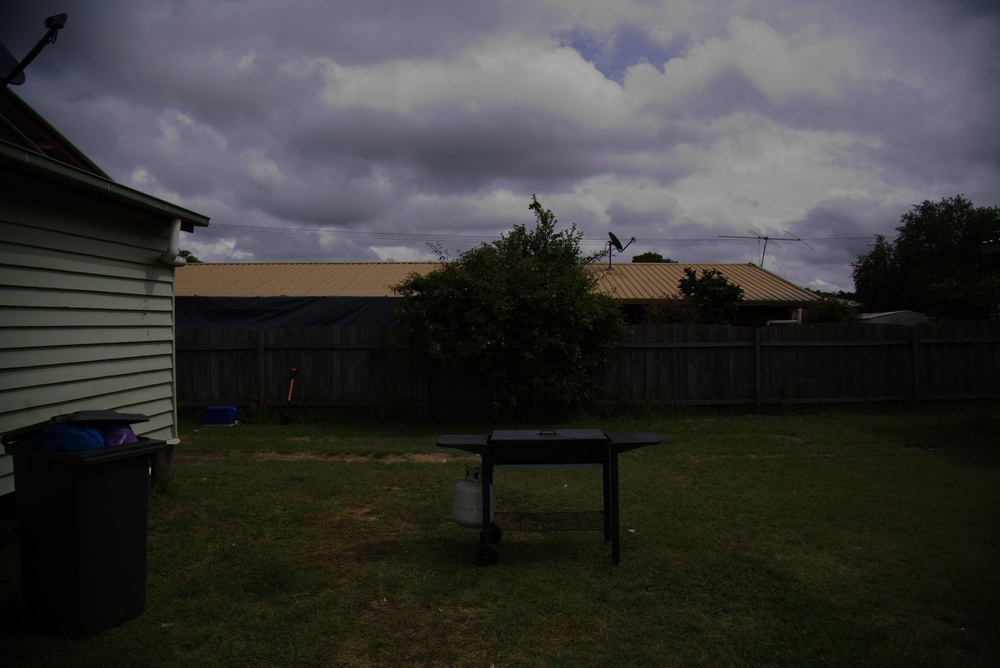
//> input picture lab02/image.jpg, 1000 x 668 px, shrunk from 2000 x 1335 before the run
$ ./main ../../lab02/image.jpg 45   (built with g++ and OpenCV 4)
//> lines starting //> are read from the running program, lines starting //| are printed output that depends on the picture
//> further down, img is the input picture: 668 rows x 1000 cols, CV_8UC3; mean B, G, R 54.4, 56.1, 56.7
### lab07/task1/include/utils_opencv.h
#ifndef UTILS_OPENCV_H
#define UTILS_OPENCV_H
#include <opencv2/core.hpp>
#include <string>

void showImage(std::string title, cv::Mat& image);

#endif  // UTILS_OPENCV_H

### lab07/task1/include/panoramic_utils.h
#ifndef LAB5__PANORAMIC__UTILS__H
#define LAB5__PANORAMIC__UTILS__H

#include <opencv2/core.hpp>

cv::Mat cylindricalProj(const cv::Mat& image, const double angle);


#endif // LAB5__PANORAMIC__UTILS__H

### lab07/task1/src/utils_opencv.cpp
#include "utils_opencv.h"

#include <opencv2/highgui.hpp>
#include <string>

void showImage(std::string title, cv::Mat& image) {
  cv::namedWindow(title, cv::WINDOW_NORMAL);
  cv::imshow(title, image);
}

### lab07/task1/src/panoramic_utils.cpp
#include <panoramic_utils.h>

#include <opencv2/highgui.hpp>
#include <opencv2/imgproc.hpp>

cv::Mat cylindricalProj(const cv::Mat& image, const double angle) {
//> called with angle = 45
  cv::Mat tmp, result;
  cv::cvtColor(image, tmp, cv::COLOR_BGR2GRAY);
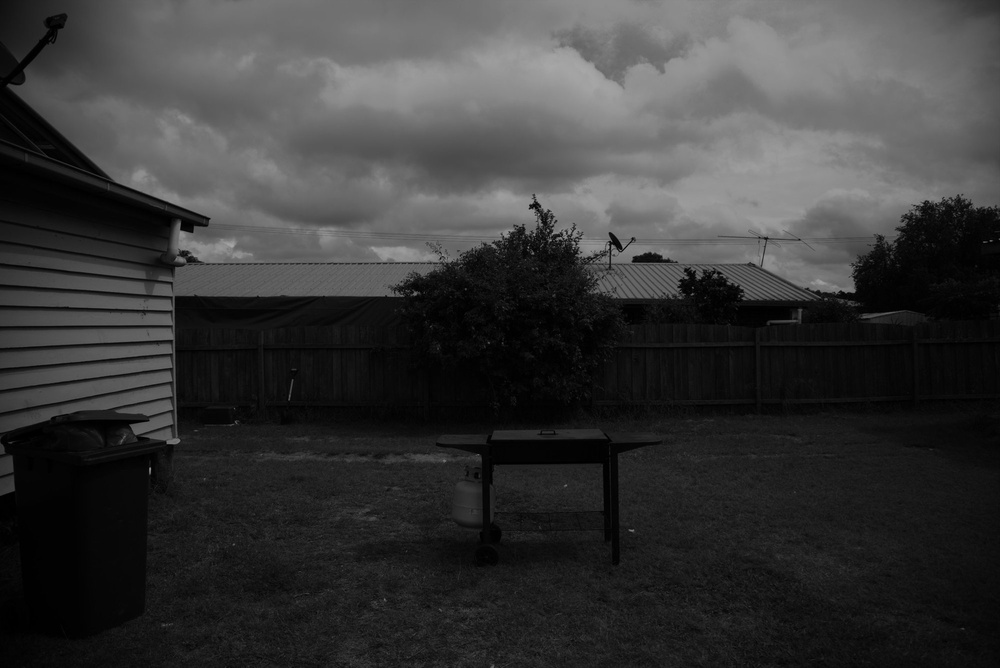
//> tmp: 668 rows x 1000 cols, CV_8UC1; min 0, max 168, mean 56.1
  result = tmp.clone();

  double alpha(angle / 180 * CV_PI);
  double d((image.cols / 2.0) / tan(alpha));
//> d = 500
  double r(d / cos(alpha));
//> r = 707.1
  double d_by_r(d / r);
//> d_by_r = 0.707
  int half_height_image(image.rows / 2);
//> half_height_image = 334
  int half_width_image(image.cols / 2);
//> half_width_image = 500

  for (int x = -half_width_image + 1, x_end = half_width_image; x < x_end; ++x) {
    for (int y = -half_height_image + 1, y_end = half_height_image; y < y_end; ++y) {
      double x1(d * tan(x / r));
      double y1(y * d_by_r / cos(x / r));

      if (x1 < half_width_image &&
          x1 > -half_width_image + 1 &&
          y1 < half_height_image &&
          y1 > -half_height_image + 1) {
        result.at<uchar>(y + half_height_image, x + half_width_image) = tmp.at<uchar>(round(y1 + half_height_image), round(x1 + half_width_image));
      }
    }
  }
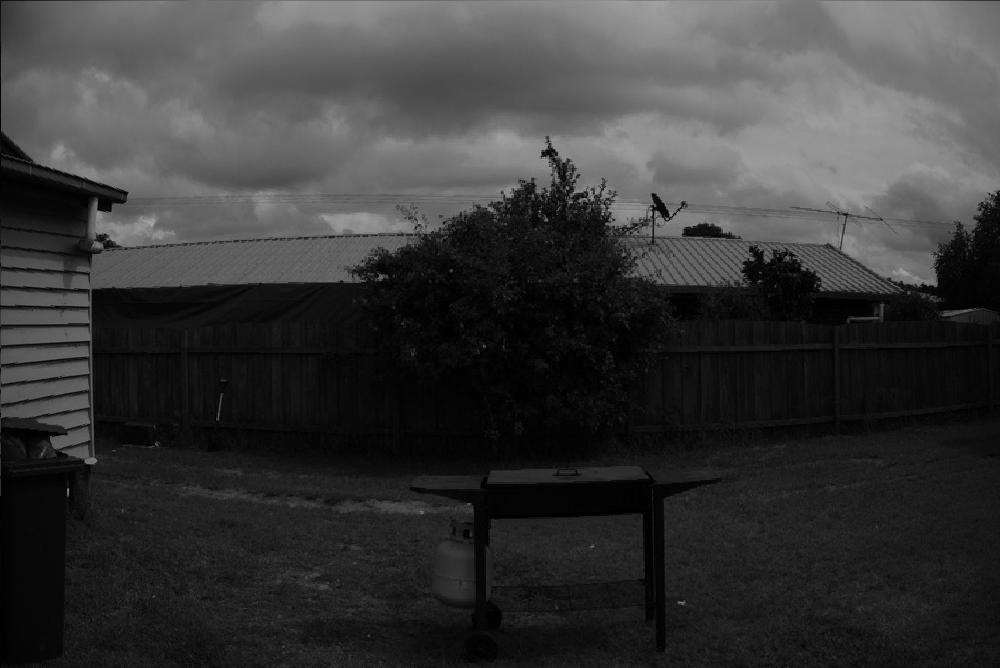
//> result: 668 rows x 1000 cols, CV_8UC1; min 0, max 167, mean 55.6

  return result;
}

### lab07/task1/main.cpp
#include <iostream>
#include <opencv2/calib3d.hpp>
#include <opencv2/features2d.hpp>
#include <opencv2/highgui.hpp>
#include <opencv2/imgproc.hpp>
#include <string>
#include <vector>

#include "panoramic_utils.h"
#include "utils_opencv.h"

int main(int argc, char** argv) {
  if (argc < 3) {
    return EXIT_FAILURE;
  }

  std::vector<std::string> files;

  cv::glob(argv[1], files);
  double angle = atof(argv[2]);
  double ratio = 3;

  std::vector<cv::Mat> images;
  std::vector<cv::Mat> colimages;

  std::vector<std::vector<cv::KeyPoint>> keypoints;
  std::vector<cv::Mat> descriptors;

  for (int i = 0; i < files.size(); i++) {
    cv::Mat img = cv::imread(files[i]);

    colimages.push_back(img);

    images.push_back(cylindricalProj(img, angle));

    cv::Ptr<cv::SIFT> sift = cv::SIFT::create();

    std::vector<cv::KeyPoint> keypoint;
    cv::Mat descriptor;

    sift->detectAndCompute(images[i], cv::noArray(), keypoint, descriptor);
//> keypoint = 843 keypoints; strongest (x, y, size): (567, 188, 2.2), (549, 152, 8.1), (546, 220, 2.4), (614, 220, 1.9)

    descriptors.push_back(descriptor);
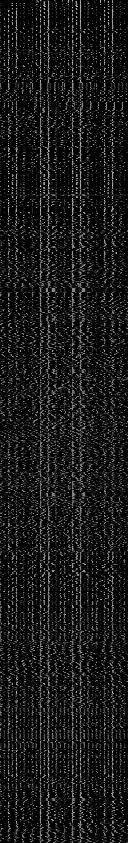
//> descriptors[0]: 843 rows x 128 cols, CV_32FC1; min 0, max 208, mean 25.3
    keypoints.push_back(keypoint);
//> keypoints = 1 item
  }

  std::vector<std::vector<cv::DMatch>> matches;

  for (int i = 1; i < descriptors.size(); i++) {
    cv::Ptr<cv::BFMatcher> matcher = cv::BFMatcher::create(cv::NORM_L2, true);

    std::vector<cv::DMatch> match;
    std::vector<cv::DMatch> goodMatch;

    matcher->match(descriptors[i - 1], descriptors[i], match);

    float minDistance = match[0].distance;

    for (int j = 1; j < match.size(); j++) {
      if (match[j].distance < minDistance) {
        minDistance = match[j].distance;
      }
    }

    // std::cout << minDistance << std::endl;

    for (int j = 0; j < match.size(); j++) {
      if (match[j].distance < ratio * minDistance) {
        goodMatch.push_back(match[j]);
      }
    }

    matches.push_back(goodMatch);
  }
//> this loop made 0 passes
//> after the loop, matches = 0 matches

  std::vector<cv::Mat> homographies;

  for (int i = 0; i < matches.size(); i++) {
    std::vector<cv::DMatch> match = matches[i];

    std::vector<cv::Point2f> points1;
    std::vector<cv::Point2f> points2;

    // std::cout << match.size();

    for (int j = 0; j < match.size(); j++) {
      points1.push_back(keypoints[i][match[j].queryIdx].pt);
      points2.push_back(keypoints[i + 1][match[j].trainIdx].pt);
    }

    // std::cout << points1.size() << " " << points2.size() << std::endl;

    homographies.push_back(cv::findHomography(points1, points2, cv::RANSAC));
    // std::cout << std::endl
    //           << homographies[i]
    //           << std::endl;
  }

  for (int i = 0; i < homographies.size() - 1; i++) {
    showImage("img1", images[i]);
//> (the run ends here: the program crashes, at `cv::imshow(title, image);`)
